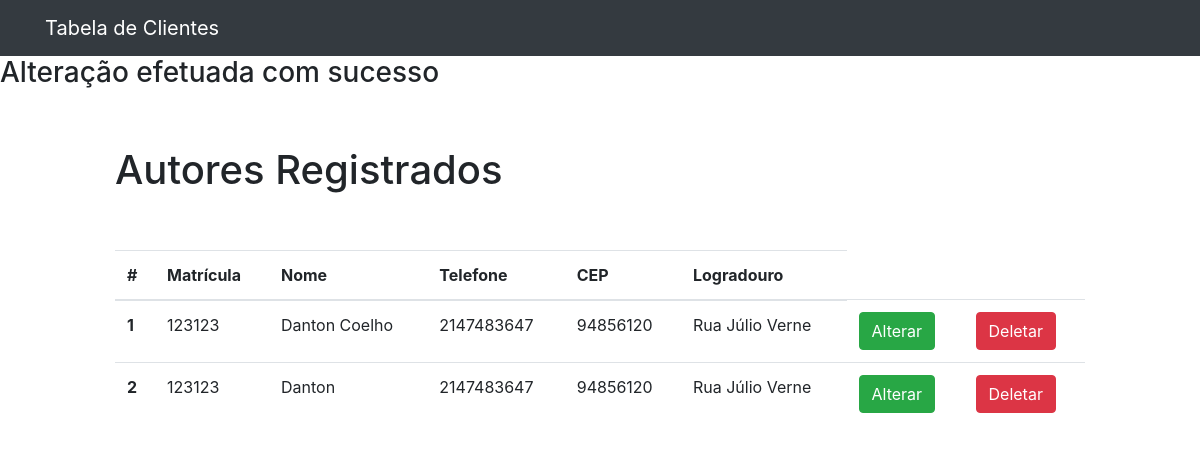
The page /index.php/cliente/alterarCliente on the database its author committed.
### tables this page shows
CREATE TABLE `cliente` (
  `idCliente` int(11) NOT NULL,
  `matricula` int(11) DEFAULT NULL,
  `nome` varchar(100) DEFAULT NULL,
  `telefone` int(11) DEFAULT NULL,
  `cep` int(11) DEFAULT NULL,
  `logradouro` varchar(200) DEFAULT NULL
);

### application/controllers/cliente.php (called while the page is built, shortened)
<?php
class Cliente extends CI_Controller {
    public function alterarCliente(){
		$dados['clientes'] = $this->cliente_model->getQuery();
		$dados['titulo'] = "Tabela de Clientes";
		$dados['altera'] = "Alteração efetuada com sucesso";
		$this->load->view('tabelaClientes',$dados);
    }
}
?>

### index.php (called while the page is built, shortened)
<?php
require_once BASEPATH.'core/CodeIgniter.php';

### application/models/cliente_model.php (called while the page is built, shortened)
<?php
class cliente_model extends CI_Model {
    function getQuery()
	{
		$query = $this->db->get('cliente');
		foreach ($query->result() as $row)
		{
			$cliente[] = $row;
		}
		return $cliente;
	}
}
?>

### application/views/tabelaClientes.php (the view)
<?php $this->load->view('header');
            if(isset($altera)){
              echo "<h3>".$altera."</h3>";
            }elseif(isset($cadastra)){
              echo "<h3>".$cadastra."</h3>";
            }elseif(isset($deleta)){
              echo "<h3>".$deleta."</h3>";
            } ?>
    <br><br>
    <h1 class="col-md-10 mx-auto">Autores Registrados</h1>
    <br><br>
    <div class="col-md-10 mx-auto">
            <table class="table">
        <thead>
            <tr>
            <th scope="col">#</th>
            <th scope="col">Matrícula</th>
            <th scope="col">Nome</th>
            <th scope="col">Telefone</th>
            <th scope="col">CEP</th>
            <th scope="col">Logradouro</th>
            </tr>
        </thead>
        <tbody>
        <?php foreach($clientes as $row){ ?>
            <tr>
            <?php $temp = $row->idCliente ?>
            <th scope="row"><?php echo $row->idCliente ?></th>
            <td><?php echo $row->matricula ?></td>
            <td><?php echo $row->nome ?></td>
            <td><?php echo $row->telefone ?></td>
            <td><?php echo $row->cep ?></td>
            <td><?php echo $row->logradouro ?></td>
            <td><a type="button" href="<?php echo base_url('index.php/cliente/alterCliente/'.$temp) ?>" value="<?php echo $row->idCliente; ?>" class="btn btn-success">Alterar</a></td>
            <td><a type="button" href="<?php echo base_url('index.php/cliente/deletaCliente/'.$temp) ?>" value="<?php echo $row->idCliente; ?>" class="btn btn-danger">Deletar</a></td>
            </tr>
        <?php } ?>
        </tbody>
        </table>
    </div>
</body>
</html>

### rows shown on the page
cliente: idCliente "1", matricula "123123", nome "Danton Coelho", telefone "2147483647", cep "94856120", logradouro "Rua Júlio Verne"
cliente: idCliente "2", matricula "123123", nome "Danton", telefone "2147483647", cep "94856120", logradouro "Rua Júlio Verne"

### other values the page prints
$titulo "Tabela de Clientes"
$altera "Alteração efetuada com sucesso"
